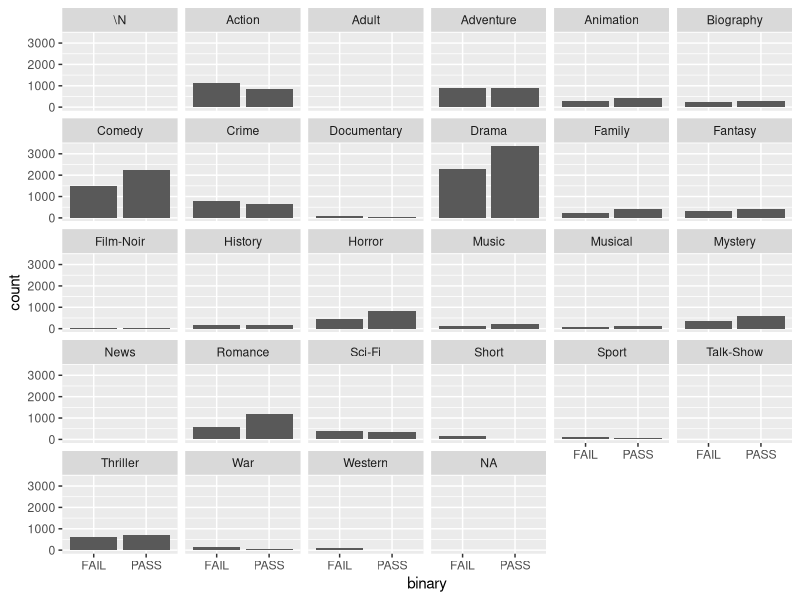
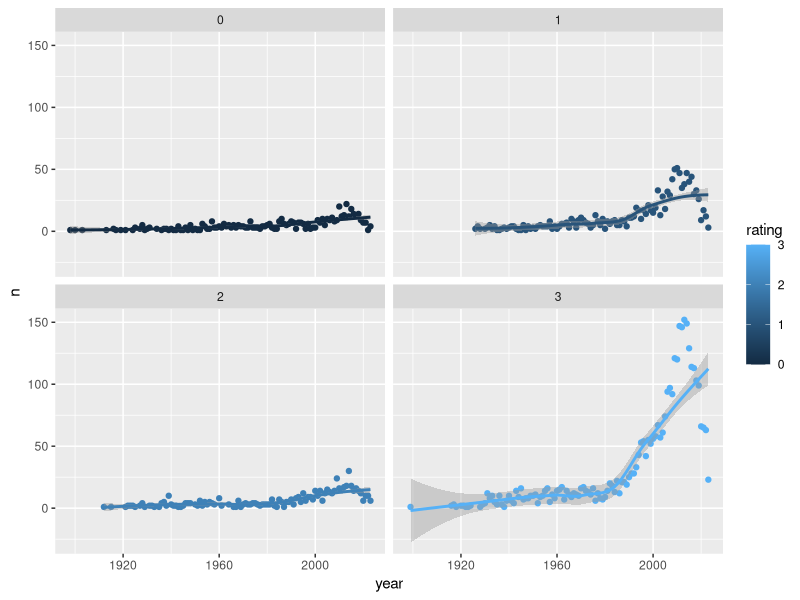
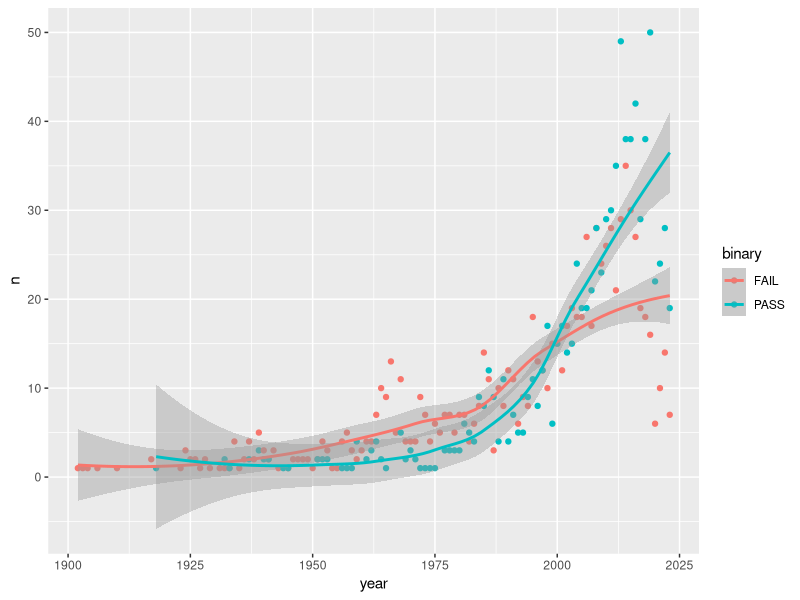
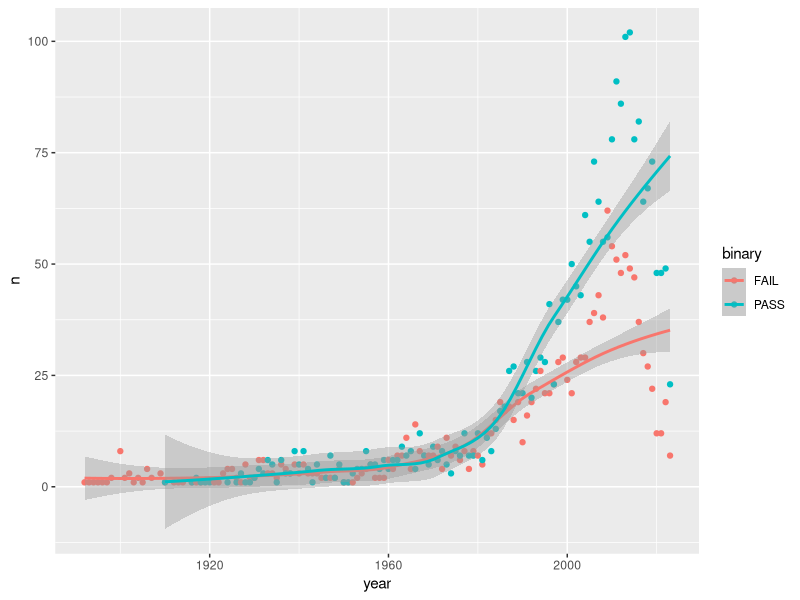
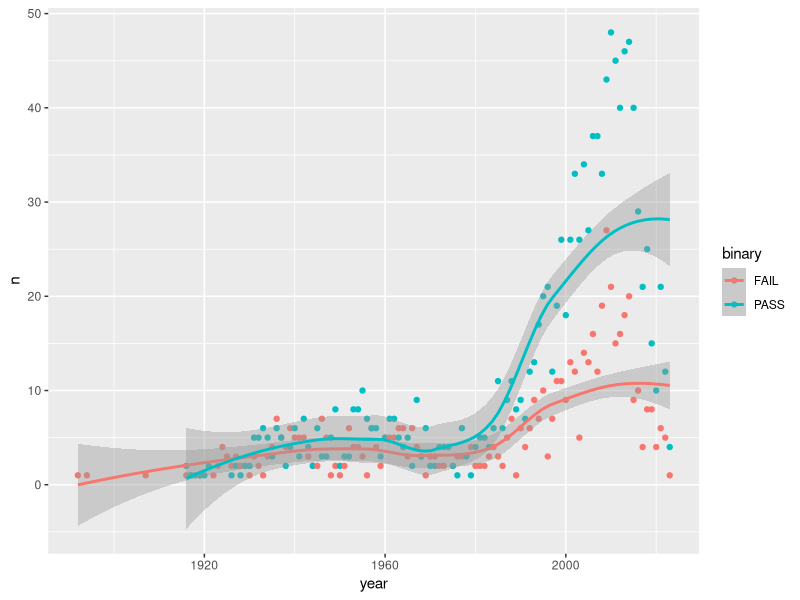
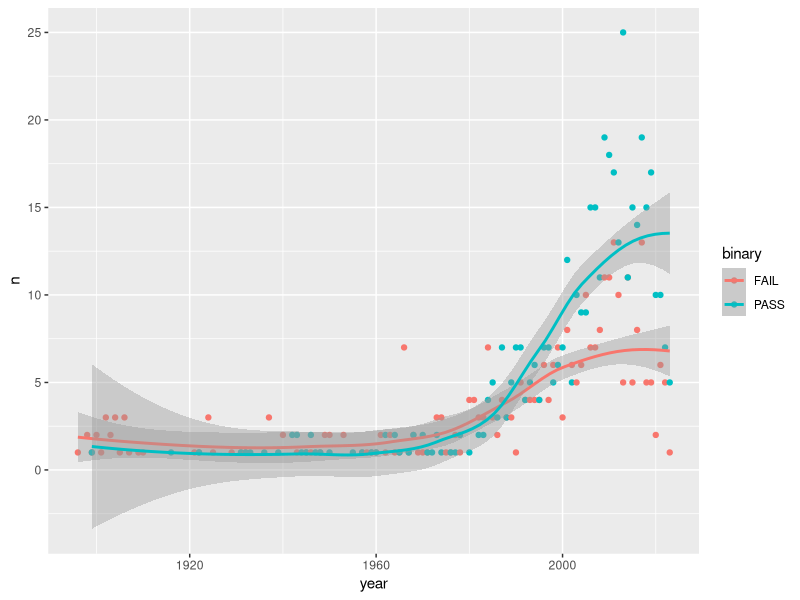
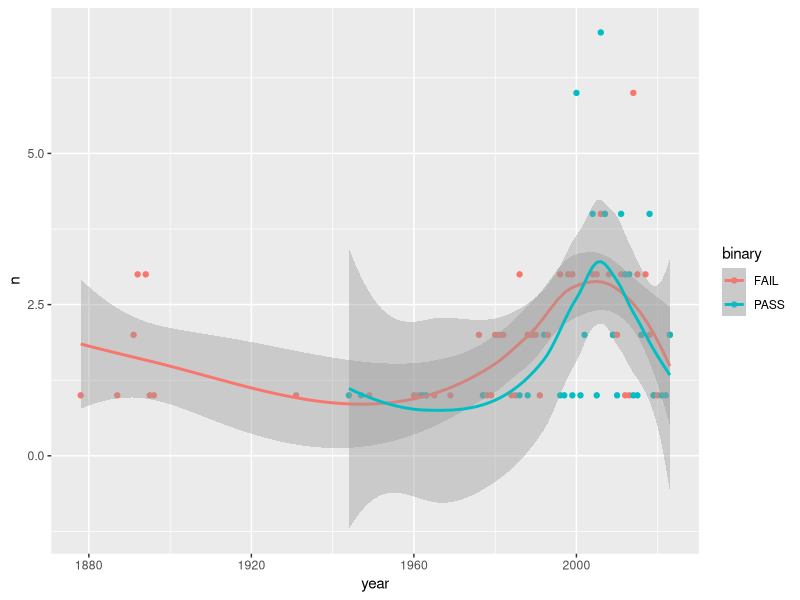
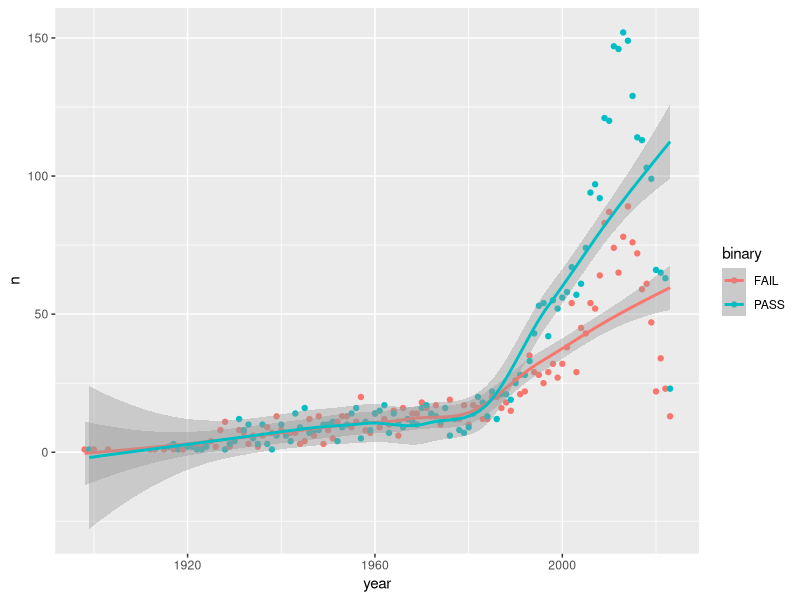

Here is the R script that generated these plots, in order:
## ---- chunk 1
library(tidyverse)
## ---- chunk 2
basics.movies <- read_csv("basics_movies.csv")
head(basics.movies)
## ---- chunk 3
basics.movies <- basics.movies |>separate_rows(genres, sep = ",") # movies appear multiple times for multiple genres

basics.movies <- basics.movies |> mutate(binary = if_else(rating == 3, "PASS", "FAIL"))

## ---- chunk 4
basics.movies |>
  ggplot(mapping = aes(x = binary)) +
  geom_bar() +
  facet_wrap(~genres)
## ---- chunk 5
basics.movies %>% filter(genres == "Drama") %>% 
  group_by(year, rating) %>% summarise(n = n()) %>%
  ggplot(mapping = aes(x = year, y = n, color = rating)) +
  geom_point() + 
  geom_smooth() +
  facet_wrap(~rating)
## ---- chunk 6
basics.movies %>% filter(genres == "Adventure") %>% 
  group_by(year, binary) %>% summarise(n = n()) %>%
  ggplot(mapping = aes(x = year, y = n, color = binary)) +
  geom_point() + 
  geom_smooth()
## ---- chunk 7
basics.movies %>% filter(genres == "Comedy") %>% 
  group_by(year, binary) %>% summarise(n = n()) %>%
  ggplot(mapping = aes(x = year, y = n, color = binary)) +
  geom_point() + 
  geom_smooth()
## ---- chunk 8
basics.movies %>% filter(genres == "Romance") %>% 
  group_by(year, binary) %>% summarise(n = n()) %>%
  ggplot(mapping = aes(x = year, y = n, color = binary)) +
  geom_point() + 
  geom_smooth()
## ---- chunk 9
basics.movies %>% filter(genres == "Fantasy") %>% 
  group_by(year, binary) %>% summarise(n = n()) %>%
  ggplot(mapping = aes(x = year, y = n, color = binary)) +
  geom_point() + 
  geom_smooth()
## ---- chunk 10
basics.movies %>% filter(genres == "Sport") %>% 
  group_by(year, binary) %>% summarise(n = n()) %>%
  ggplot(mapping = aes(x = year, y = n, color = binary)) +
  geom_point() + 
  geom_smooth()
## ---- chunk 11
basics.movies %>% filter(genres == "Drama") %>% 
  group_by(year, binary) %>% summarise(n = n()) %>%
  ggplot(mapping = aes(x = year, y = n, color = binary)) +
  geom_point() + 
  geom_smooth()
